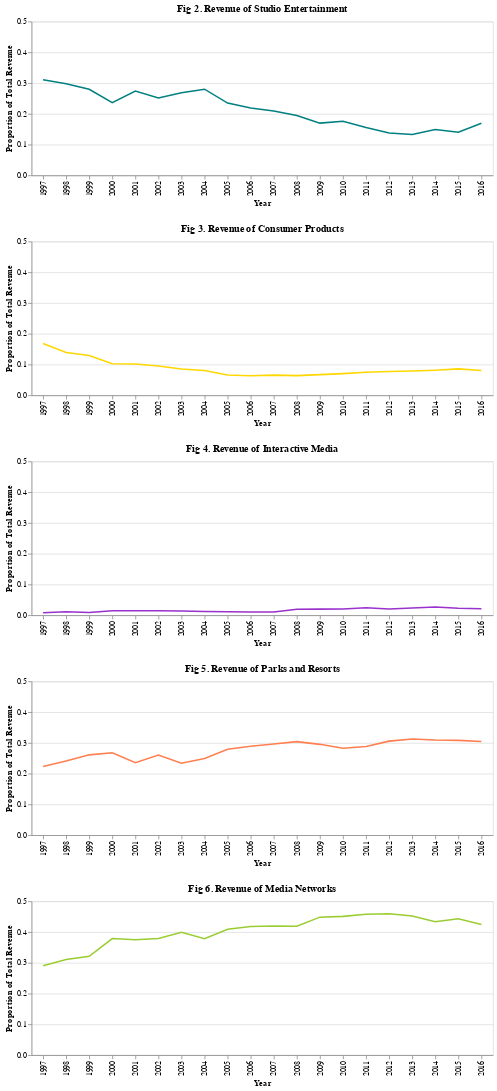

This figure's notebook cell:
### Markdown cell above
Now that we have the data in the proper format and the revenue columns for each division as proportions of the total yearly revenue, let's create a line graph for each of the 5 divisions to present how its contribution to Walt Disney's revenue has changed over the years.

### Code cell
# use altair to generate a line plot for studio entertainment
studio_entertainment_plot = (
    alt.Chart(revenue, width = 600, height = 200)
    .mark_line(color = 'teal')
    .encode(
        x = alt.X("year:O", title = "Year"),
        y = alt.Y("studio_entertainment:Q", title = "Proportion of Total Revenue", scale = alt.Scale(domain=[0.00, 0.50])),
    )
    .properties(title = "Fig 2. Revenue of Studio Entertainment")
)

# use altair to generate a line plot for consumer products
consumer_products_plot = (
    alt.Chart(revenue, width = 600, height = 200)
    .mark_line(color = 'gold')
    .encode(
        x = alt.X("year:O", title = "Year"),
        y = alt.Y("consumer_products:Q", title = "Proportion of Total Revenue", scale = alt.Scale(domain=[0.00, 0.50])),
    )
    .properties(title = "Fig 3. Revenue of Consumer Products")
)

# use altair to generate a line plot for interactive media
interactive_media_plot = (
    alt.Chart(revenue, width = 600, height = 200)
    .mark_line(color = 'darkorchid')
    .encode(
        x = alt.X("year:O", title = "Year"),
        y = alt.Y("interactive_media:Q", title = "Proportion of Total Revenue", scale = alt.Scale(domain=[0.00, 0.50])),
    )
    .properties(title = "Fig 4. Revenue of Interactive Media")
)

# use altair to generate a line plot for parks and resorts
parks_resorts_plot = (
    alt.Chart(revenue, width = 600, height = 200)
    .mark_line(color = 'coral')
    .encode(
        x = alt.X("year:O", title = "Year"),
        y = alt.Y("parks_resorts:Q", title = "Proportion of Total Revenue", scale = alt.Scale(domain=[0.00, 0.50])),
    )
    .properties(title = "Fig 5. Revenue of Parks and Resorts")
)

# use altair to generate a line plot for media networks
media_networks_plot = (
    alt.Chart(revenue, width = 600, height = 200)
    .mark_line(color = 'yellowgreen')
    .encode(
        x = alt.X("year:O", title = "Year"),
        y = alt.Y("media_networks:Q", title = "Proportion of Total Revenue", scale = alt.Scale(domain=[0.00, 0.50])),
    )
    .properties(title = "Fig 6. Revenue of Media Networks")
)

# arrange the 5 line plots vertically 
alt.vconcat(studio_entertainment_plot, consumer_products_plot, interactive_media_plot, parks_resorts_plot, media_networks_plot)

### Figure 1 — Vega-Lite specification as saved in the notebook (floating-point values rounded to 4 significant figures)
{"config": {"view": {"continuousWidth": 400, "continuousHeight": 300}}, "vconcat": [{"mark": {"type": "line", "color": "teal"}, "encoding": {"x": {"type": "ordinal", "field": "year", "title": "Year"}, "y": {"type": "quantitative", "field": "studio_entertainment", "scale": {"domain": [0.0, 0.5]}, "title": "Proportion of Total Revenue"}}, "height": 200, "title": "Fig 2. Revenue of Studio Entertainment", "width": 600}, {"mark": {"type": "line", "color": "gold"}, "encoding": {"x": {"type": "ordinal", "field": "year", "title": "Year"}, "y": {"type": "quantitative", "field": "consumer_products", "scale": {"domain": [0.0, 0.5]}, "title": "Proportion of Total Revenue"}}, "height": 200, "title": "Fig 3. Revenue of Consumer Products", "width": 600}, {"mark": {"type": "line", "color": "darkorchid"}, "encoding": {"x": {"type": "ordinal", "field": "year", "title": "Year"}, "y": {"type": "quantitative", "field": "interactive_media", "scale": {"domain": [0.0, 0.5]}, "title": "Proportion of Total Revenue"}}, "height": 200, "title": "Fig 4. Revenue of Interactive Media", "width": 600}, {"mark": {"type": "line", "color": "coral"}, "encoding": {"x": {"type": "ordinal", "field": "year", "title": "Year"}, "y": {"type": "quantitative", "field": "parks_resorts", "scale": {"domain": [0.0, 0.5]}, "title": "Proportion of Total Revenue"}}, "height": 200, "title": "Fig 5. Revenue of Parks and Resorts", "width": 600}, {"mark": {"type": "line", "color": "yellowgreen"}, "encoding": {"x": {"type": "ordinal", "field": "year", "title": "Year"}, "y": {"type": "quantitative", "field": "media_networks", "scale": {"domain": [0.0, 0.5]}, "title": "Proportion of Total Revenue"}}, "height": 200, "title": "Fig 6. Revenue of Media Networks", "width": 600}], "data": {"name": "data-1df73d3585aec5c301052a9f89414bc0"}, "$schema": "https://vega.github.io/schema/vega-lite/v4.8.1.json", "datasets": {"data-1df73d3585aec5c301052a9f89414bc0": [{"year": 1997, "studio_entertainment": 0.3106, "consumer_products": 0.1683, "interactive_media": 0.007743, "parks_resorts": 0.2231, "media_networks": 0.2902, "total": 22470.0}, {"year": 1998, "studio_entertainment": 0.2981, "consumer_products": 0.139, "interactive_media": 0.01132, "parks_resorts": 0.2408, "media_networks": 0.3108, "total": 22980.0}, {"year": 1999, "studio_entertainment": 0.2798, "consumer_products": 0.1295, "interactive_media": 0.008803, "parks_resorts": 0.2609, "media_networks": 0.321, "total": 23400.0}, {"year": 2000, "studio_entertainment": 0.2362, "consumer_products": 0.1025, "interactive_media": 0.0145, "parks_resorts": 0.268, "media_networks": 0.3788, "total": 25380.0}, {"year": 2001, "studio_entertainment": 0.2742, "consumer_products": 0.1014, "interactive_media": 0.01441, "parks_resorts": 0.2353, "media_networks": 0.3747, "total": 25540.0}, {"year": 2002, "studio_entertainment": 0.2516, "consumer_products": 0.09495, "interactive_media": 0.01432, "parks_resorts": 0.2604, "media_networks": 0.3788, "total": 25700.0}, {"year": 2003, "studio_entertainment": 0.2685, "consumer_products": 0.08546, "interactive_media": 0.01342, "parks_resorts": 0.2338, "media_networks": 0.3989, "total": 27430.0}, {"year": 2004, "studio_entertainment": 0.28, "consumer_products": 0.08069, "interactive_media": 0.01183, "parks_resorts": 0.249, "media_networks": 0.3785, "total": 31120.0}, {"year": 2005, "studio_entertainment": 0.2348, "consumer_products": 0.06583, "interactive_media": 0.01139, "parks_resorts": 0.2792, "media_networks": 0.4087, "total": 32310.0}, {"year": 2006, "studio_entertainment": 0.219, "consumer_products": 0.06378, "interactive_media": 0.0107, "parks_resorts": 0.2887, "media_networks": 0.4179, "total": 34380.0}, {"year": 2007, "studio_entertainment": 0.2088, "consumer_products": 0.06542, "interactive_media": 0.01026, "parks_resorts": 0.2962, "media_networks": 0.4194, "total": 35880.0}, {"year": 2008, "studio_entertainment": 0.1942, "consumer_products": 0.06382, "interactive_media": 0.019, "parks_resorts": 0.304, "media_networks": 0.419, "total": 37840.0}, {"year": 2009, "studio_entertainment": 0.1697, "consumer_products": 0.06708, "interactive_media": 0.0197, "parks_resorts": 0.2951, "media_networks": 0.4484, "total": 36150.0}, {"year": 2010, "studio_entertainment": 0.1761, "consumer_products": 0.07036, "interactive_media": 0.01999, "parks_resorts": 0.2827, "media_networks": 0.4509, "total": 38060.0}, {"year": 2011, "studio_entertainment": 0.1553, "consumer_products": 0.07456, "interactive_media": 0.02401, "parks_resorts": 0.2885, "media_networks": 0.4576, "total": 40890.0}, {"year": 2012, "studio_entertainment": 0.1378, "consumer_products": 0.07692, "interactive_media": 0.01999, "parks_resorts": 0.3056, "media_networks": 0.4597, "total": 42280.0}, {"year": 2013, "studio_entertainment": 0.1327, "consumer_products": 0.07893, "interactive_media": 0.02362, "parks_resorts": 0.3128, "media_networks": 0.4519, "total": 45040.0}, {"year": 2014, "studio_entertainment": 0.1491, "consumer_products": 0.08164, "interactive_media": 0.02661, "parks_resorts": 0.3093, "media_networks": 0.4333, "total": 48810.0}, {"year": 2015, "studio_entertainment": 0.1404, "consumer_products": 0.08575, "interactive_media": 0.02238, "parks_resorts": 0.3081, "media_networks": 0.4434, "total": 52460.0}, {"year": 2016, "studio_entertainment": 0.1693, "consumer_products": 0.08066, "interactive_media": 0.02105, "parks_resorts": 0.3043, "media_networks": 0.4247, "total": 55780.0}]}}
